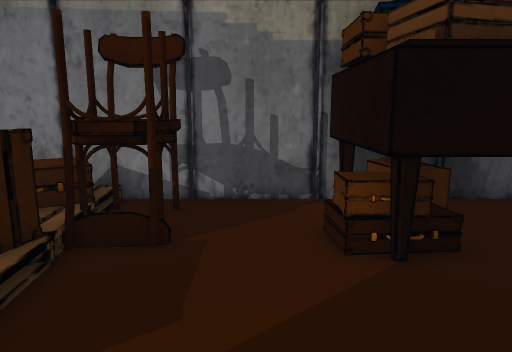
[1] (above)

16 first-person views from a walk through a Unity game level. The camera is 1.3 m above the floor, tilts 10° down and sees 70° across. The floor is counted in squares, 0.5 m on a side. Each view is taken from the middle of a square. On the plan, view 1 faces up. The plan holds only what a view shows up to about 20 squares ahead; the rest is blank. The place goes on beyond the plan. Some surface patterns are stand-ins.

[2]
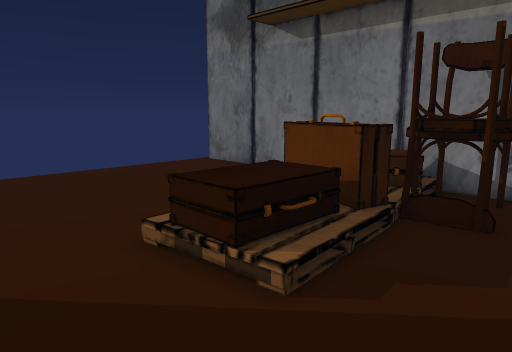

[3]
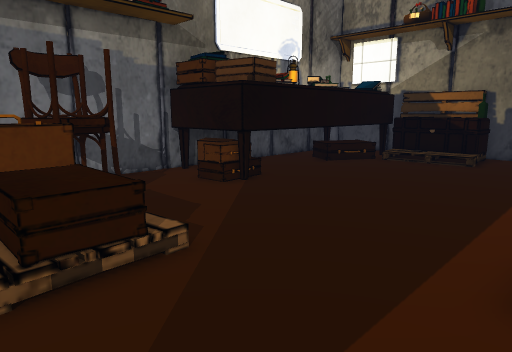

[4]
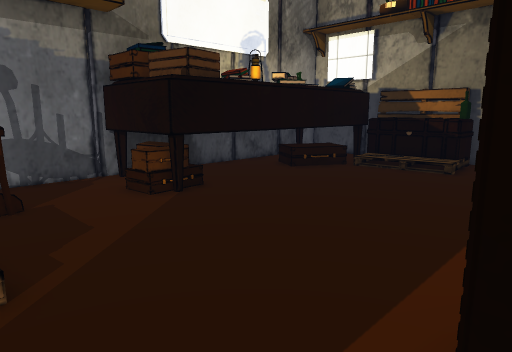

[5]
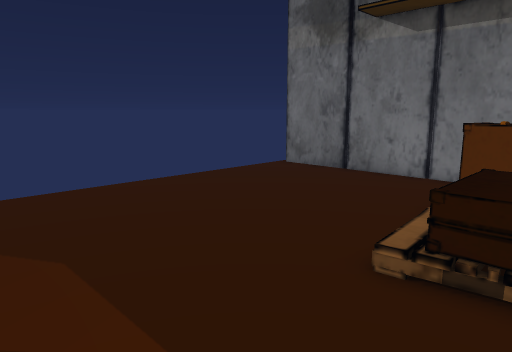

[6]
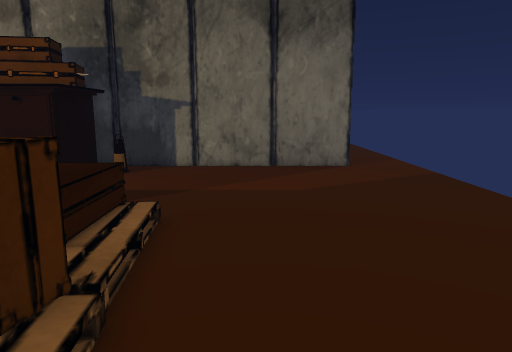

[7]
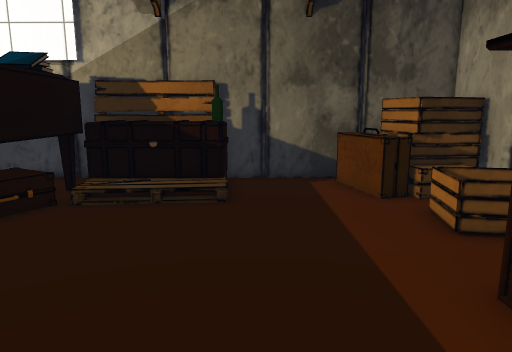

[8]
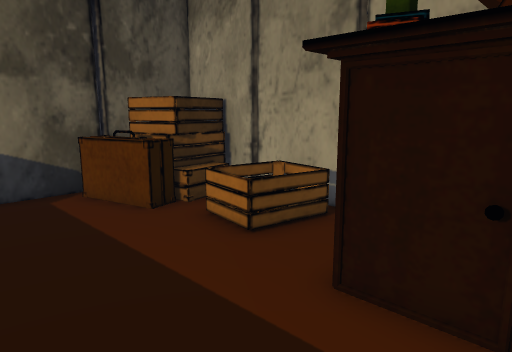

[9]
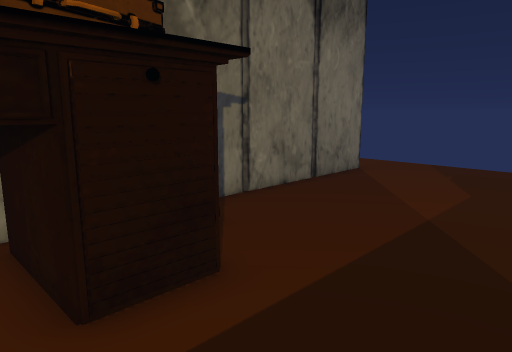

[10]
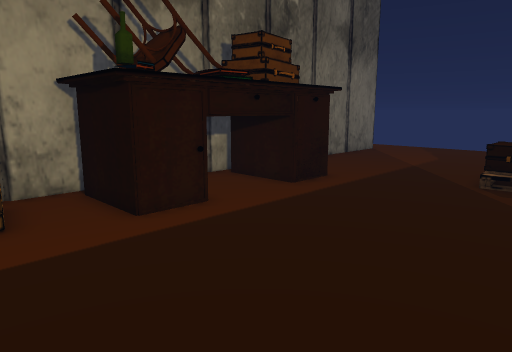

[11]
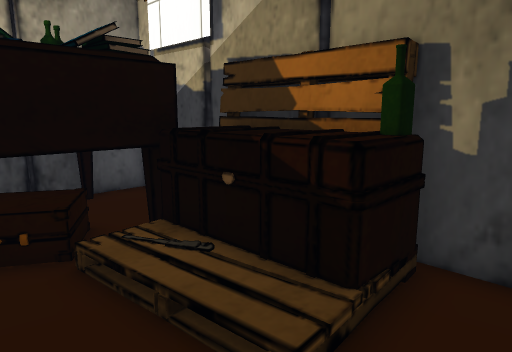

[12]
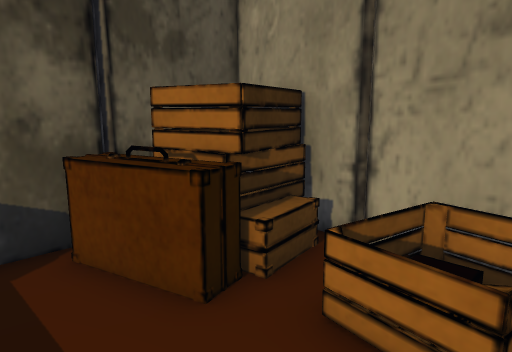

[13]
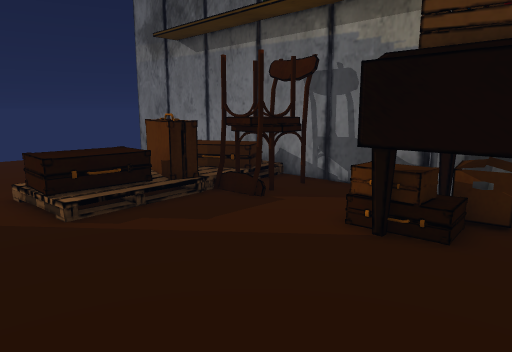

[14]
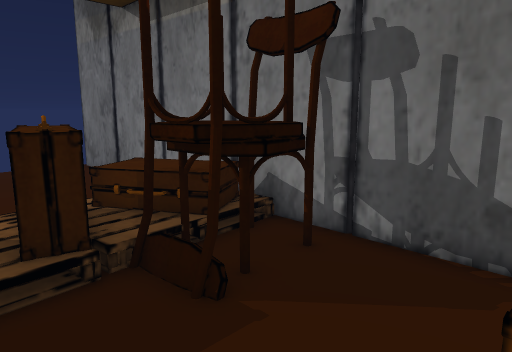

[15]
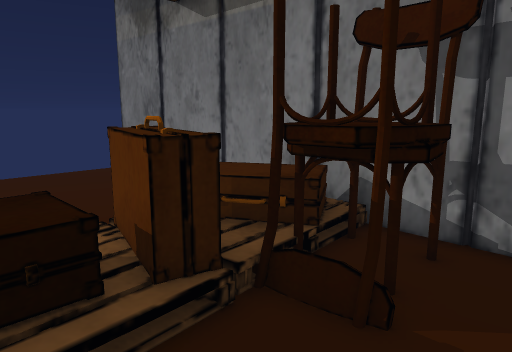

[16]
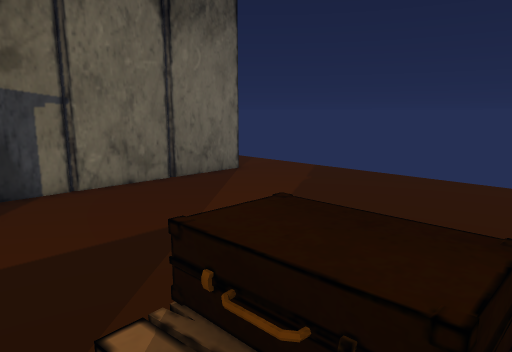

### Floor plan
Key: @ floor where view 1 was taken; # wall or solid block; . main floor; : floor 0.75 m higher than the main floor; / step, stairs or slope; = window, fence, low wall or low ledge; ^ raised ledge; O other object.
Columns run from 17 left of view 1 to 17 right of it. Each row starts with its distance up from view 1.
 11 ##################################
 10  .........# #OOO...####    #  ##.#
  9  .........=::O O...####    #    .#
  8  .........=::OOO...###^    ^    .#
  7  ........./= OOO...###     ^  ##.#
  6  .........=^^^.....###^^^^^^^^## #
  5  .........//=#...............//^ #
  4  .........//:/...............//^^#
  3  .........//://..............//^^##
  2  ........../==/..............//^^#
  1  ...........  ................/^O#
  0  ................@...............##
 -1  ................................#
 -2  ................................#
 -3  ...............#^#######.......^#
 -4  ..............#^^#######..=#.^^^##
 -5  ..............#  #     #.=.=.####
 -6  .............=#  #     #...=.O###
 -7  ............ ##  #     ##===.####
 -8  ...###############     ##########
 -9  ...
-10  ..

Positions as (right, up) in squares from view 1, and headings:
1: (0, 0), facing up
2: (0, -2), facing up-left
3: (-7, -4), facing up-right
4: (-4, -4), facing up-right
5: (-4, -4), facing up-left
6: (-9, 10), facing down
7: (2, 0), facing right
8: (4, 1), facing down-right
9: (2, 1), facing down-left
10: (11, 5), facing down-left
11: (10, -1), facing up-right
12: (9, -1), facing down-right
13: (6, -1), facing up-left
14: (2, 4), facing up-left
15: (0, 3), facing up-left
16: (-2, 5), facing down-left
